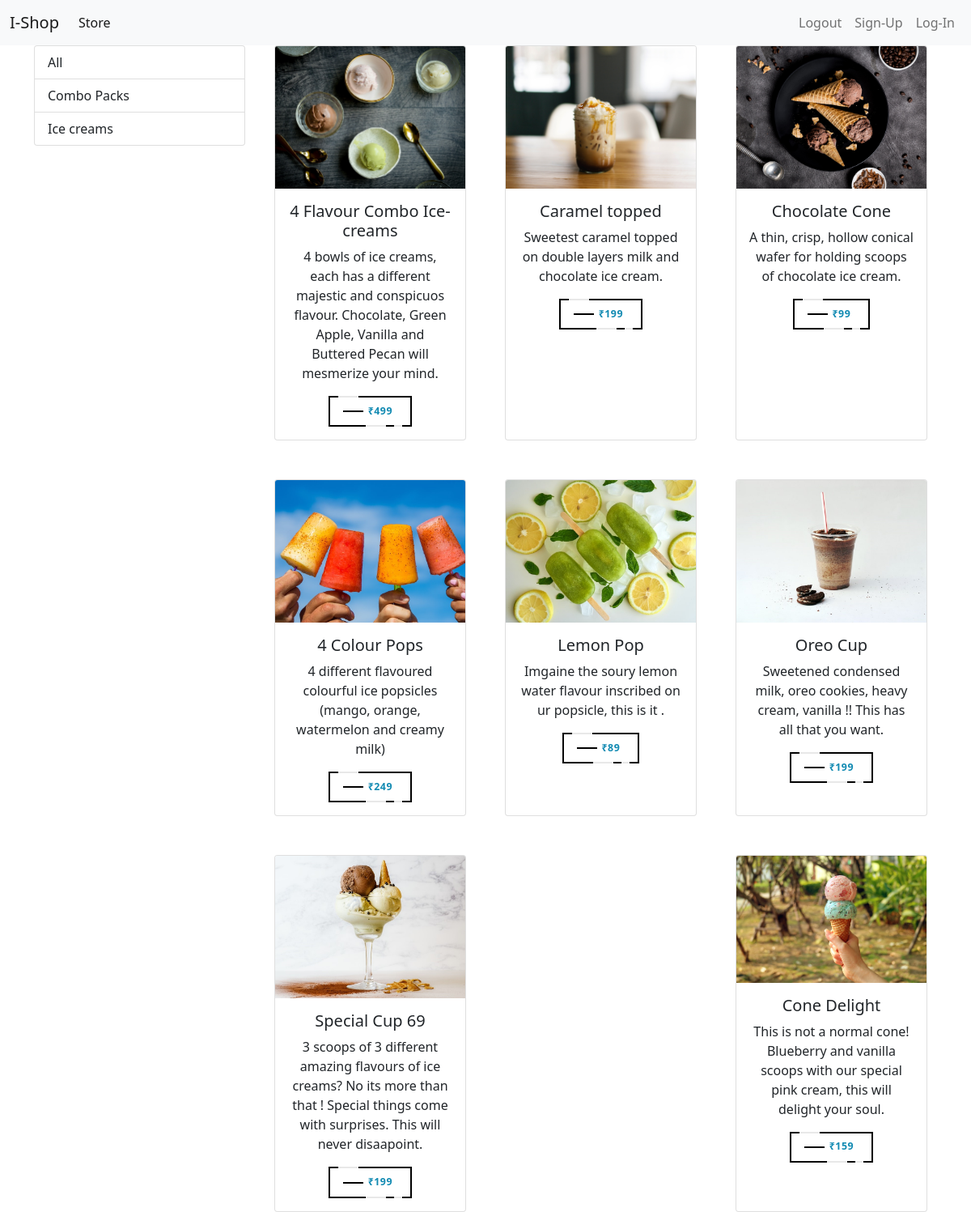
The page / on the database its author committed.
### store/models/category.py (models this page shows, shortened)
class Category(models.Model):
    name=models.CharField(max_length=20)
    @staticmethod
    def get_all_categories():
        return Category.objects.all()

### store/models/product.py (models this page shows, shortened)
class Product(models.Model):
    name=models.CharField(max_length=50)
    price=models.IntegerField(default=0)
    category=models.ForeignKey(Category , on_delete=models.CASCADE, default=1)
    description=models.CharField(max_length=200, default='', null=True, blank=True)
    image=models.ImageField(upload_to='uploads/products/')
    @staticmethod
    def get_all_products():
        return Product.objects.all()

### store/views.py (the view)
# urls.py: path('', index),
def index(request):
    products = None
    categories = Category.get_all_categories()
    category_ID = request.GET.get('category')
    if category_ID:
        products = Product.get_all_products_id(category_ID)
    else:
        products = Product.get_all_products()
    data = {}
    data['products'] = products
    data['categories'] = categories
    return render(request, 'index.html', data)

### store/templates/index.html
{% extends 'base.html'%} {% block content %}
<div class="container">
    <div class="row">
        <div class="col-lg-3">
            <div class="list-group">
                <a href="/" class="list-group-item list-group-item-action">All</a>
                {% for category in categories %}
                <a href="/?category={{category.id}}"
                    class="list-group-item list-group-item-action">{{category.name}}</a>
                {% endfor %}
            </div>
        </div>
        <div id="products" class="col-lg-9">
            <div class="row mx-auto">
                <div class="container">
                    <div class="row gy-5 gx-md-5 justify-content-between">
                        {% for product in products %}
                        <div class="col-lg-4 col-md-6 text-center">
                            <div class="card box">
                                <img src="{{product.image.url}}" class="card-img-top img-fluid" alt="..." />
                                <div class="card-body">
                                    <h5 class="card-title">{{product.name}}</h5>
                                    <p class="card-text">{{product.description}}</p>
                                    <div class="container d-flex justify-content-around align-items-center">
                                        <a class="fancy" href="#">
                                            <span class="top-key"></span>
                                            <span class="text">₹{{product.price}}</span>
                                            <span class="bottom-key-1"></span>
                                            <span class="bottom-key-2"></span>
                                        </a>
                                    </div>
                                </div>
                            </div>
                        </div>
                        {% endfor %}
                    </div>
                </div>
            </div>
        </div>
    </div>
</div>
{% endblock %}

### store/templates/base.html (shortened to what this page needs)
<!DOCTYPE html>
<html lang="en">
<head>
    <link href="https://cdn.jsdelivr.net/npm/bootstrap@5.1.3/dist/css/bootstrap.min.css" rel="stylesheet"
>
</head>
<body>
    <nav class="navbar navbar-expand-lg navbar-light bg-light">
        <div class="container-fluid">
            <a class="navbar-brand" href="#">I-Shop</a>
            <div class="collapse navbar-collapse" id="navbarSupportedContent">
                <ul class="navbar-nav me-auto mb-2 mb-lg-0">
                    <li class="nav-item">
                        <a class="nav-link active" aria-current="page" href="/">Store</a>
                    </li>
                </ul>
                <ul class="navbar-nav d-flex mb-2 mb-lg-0">
                    <li class="nav-item">
                        <a class="nav-link" aria-current="page" href="#">Logout</a>
                    </li>
                    <li class="nav-item">
                        <a class="nav-link" aria-current="page" href="/signup">Sign-Up</a>
                    </li>
                    <li class="nav-item">
                        <a class="nav-link" aria-current="page" href="/login">Log-In</a>
                    </li>
                </ul>
            </div>
        </div>
    </nav>
    {% block content %}{% endblock content %}
</body>
</html>

### store/templates/base.html (style rules this page uses)
.box { transition: box-shadow .3s; }
.fancy { background-color: transparent; border: 2px solid #000; border-radius: 0; box-sizing: border-box; color: #fff; cursor: pointer; display: inline-block; font-weight: 700; letter-spacing: 0.05em; margin: 0; outline: none; overflow: visible; padding: .8em 2em; position: relative; text-align: center; text-decoration: none; text-transform: none; transition: all 0.3s ease-in-out; user-select: none; font-size: 11px; }
.fancy::before { content: " "; width: 1.5625rem; height: 2px; background: black; top: 50%; left: 1.5em; position: absolute; transform: translateY(-50%); transform-origin: center; transition: background 0.3s linear, width 0.3s linear; }
.fancy .text { font-size: 1.125em; line-height: 1.33333em; padding-left: 2em; display: block; text-align: left; transition: all 0.3s ease-in-out; text-transform: uppercase; text-decoration: none; color: #118ab2; }
.fancy .top-key { height: 2px; width: 1.5625rem; top: -2px; left: 0.625rem; position: absolute; background: #e8e8e8; transition: width 0.5s ease-out, left 0.3s ease-out; }
.fancy .bottom-key-1 { height: 2px; width: 1.5625rem; right: 1.875rem; bottom: -2px; position: absolute; background: #e8e8e8; transition: width 0.5s ease-out, right 0.3s ease-out; }
.fancy .bottom-key-2 { height: 2px; width: 0.625rem; right: 0.625rem; bottom: -2px; position: absolute; background: #e8e8e8; transition: width 0.5s ease-out, right 0.3s ease-out; }
.box { height:100%; }

### rows shown on the page
Category: name "Combo Packs"
Category: name "Ice creams"
Product: image (picture), name "4 Flavour Combo Ice-creams", description "4 bowls of ice creams, each has a different majestic and conspicuos flavour. Chocolate, Green Apple, Vanilla and Buttered Pecan will mesmerize your mind.", price "499"
Product: image (picture), name "Caramel topped", description "Sweetest caramel topped on double layers milk and chocolate ice cream.", price "199"
Product: image (picture), name "Chocolate Cone", description "A thin, crisp, hollow conical wafer for holding scoops of chocolate ice cream.", price "99"
Product: image (picture), name "4 Colour Pops", description "4 different flavoured colourful ice popsicles (mango, orange, watermelon and creamy milk)", price "249"
Product: image (picture), name "Lemon Pop", description "Imgaine the soury lemon water flavour inscribed on ur popsicle, this is it .", price "89"
Product: image (picture), name "Oreo Cup", description "Sweetened condensed milk, oreo cookies, heavy cream, vanilla !! This has all that you want.", price "199"
Product: image (picture), name "Special Cup 69", description "3 scoops of 3 different amazing flavours of ice creams? No its more than that ! Special things come with surprises. This will never disaapoint.", price "199"
Product: image (picture), name "Cone Delight", description "This is not a normal cone! Blueberry and vanilla scoops with our special pink cream, this will delight your soul.", price "159"
